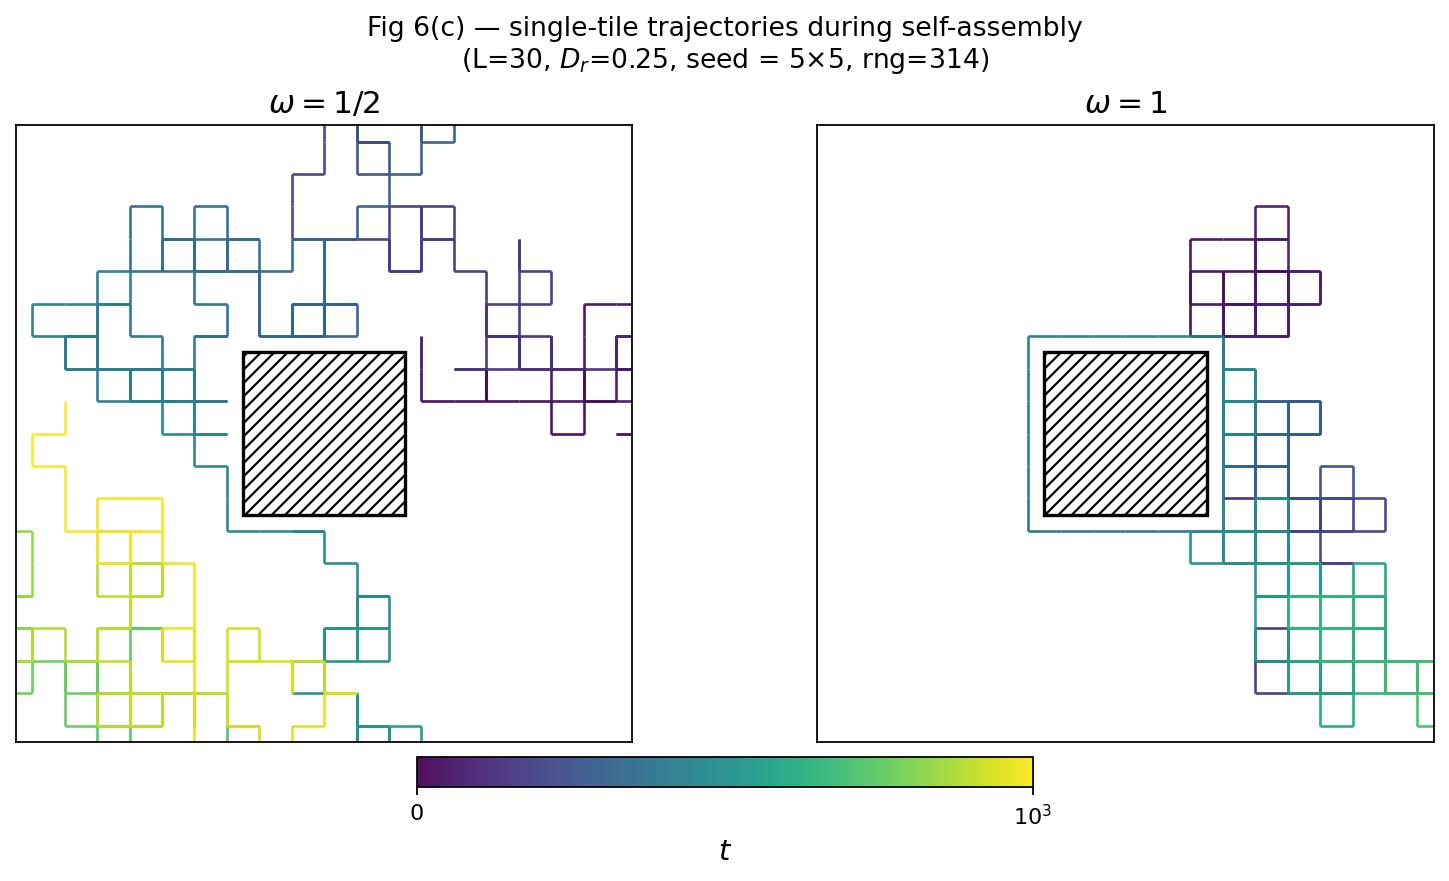

Reproduce this figure in Python.
"""
TCRW Fig 6(c) — single-tile trajectory near a seed.

GOAL
----
Reproduce Fig 6(c) of arXiv:2602.12020v1: sample trajectories of one tile during
self-assembly, for achiral (omega = 0.5) and chiral (omega = 1.0).  In the
chiral case the walker follows the seed boundary (topologically protected edge
current) — the whole physical point of the self-assembly section.

METHOD
------
1. Build a seed as a small rectangular block of *defect* sites.  The authors'
   ChiralWalker treats defects exactly like the outer box boundary: a move into
   a defect is blocked, and a blocked chiral-move step rotates no direction
   either.  This is the mechanism that produces edge following when omega = 1.

2. Instantiate ChiralWalker with record_path=True and step it T times.  The
   walker's internal `path` list records (i, j) at every time step (including
   blocked steps), giving a continuous trajectory of length T+1.

3. Plot the trajectory as a LineCollection with segments colored by time
   (viridis), 0 --> T.  Draw the seed as a black hatched rectangle.  Paint
   the box boundary for reference.  Do both omega values side-by-side.

CHOICES / ASSUMPTIONS
---------------------
- Lattice: L = 30 in authors' convention (i.e. 31 x 31 sites, 0..30).
- Seed: 4 x 4 block centered in the box (x in 13..16, y in 13..16).
  Paper's Fig 6(c) shows a seed that looks roughly that size.
- T = 1500 steps, so we have enough trajectory to see the ω=1 edge-following
  clearly but not so many that the chiral one wraps the seed many times.
- D_r = 0.1.  Paper's Fig 6(c) caption does not pin D_r explicitly;
  Fig 6(d)/(e) use D_r in {0.25, 0.5}.  D_r = 0.1 is mild enough that the
  chiral drift is visible; larger D_r gives a blurrier edge trace.
- Walker starts just above the seed with direction '↓' (so the first few
  steps point it at the seed and trigger the edge interaction quickly).

SANITY CHECKS
-------------
- path length == T + 1  (every step recorded, including blocked ones)
- walker never enters a defect site
- all path coords in [0, L]^2
- at omega = 1, the trajectory should have a visibly higher fraction of steps
  along the seed boundary than in the bulk  (report both fractions as a
  numeric check)

Author: Prashant Bisht, TIFR Hyderabad.
"""

import importlib.util
import os
import random
import sys
import time

import numpy as np
import matplotlib.pyplot as plt
from matplotlib.collections import LineCollection
from matplotlib.patches import Rectangle


# ---------------------------------------------------------------
# Import authors' ChiralWalker (dotted filename -> use importlib)
# ---------------------------------------------------------------
HERE = os.path.dirname(os.path.abspath(__file__))
TRW_PATH = os.path.normpath(os.path.join(
    HERE, "..", "fortran_reproduction",
    "TRW._original_code_by_paperauthors.py"
))
spec = importlib.util.spec_from_file_location("TRW_authors", TRW_PATH)
TRW = importlib.util.module_from_spec(spec)
spec.loader.exec_module(TRW)


# ---------------------------------------------------------------
# Seed construction
# ---------------------------------------------------------------
def build_seed_defects(L, seed_lo, seed_hi):
    """
    Rectangular seed block: all (x, y) with seed_lo <= x <= seed_hi and
    seed_lo <= y <= seed_hi are marked as defects (inaccessible).

    Returns list of (x, y) tuples.
    """
    return [(x, y)
            for x in range(seed_lo, seed_hi + 1)
            for y in range(seed_lo, seed_hi + 1)]


# ---------------------------------------------------------------
# Trajectory generation
# ---------------------------------------------------------------
def run_trajectory(L, omega, D_r, T, seed_defects,
                   start_xy, start_dir, rng_seed):
    """
    Run a single ChiralWalker for T steps and return:
      path   : ndarray (M, 2)  of positions recorded
      times  : ndarray (M,)    real step index corresponding to each path point

    IMPORTANT about authors' convention: ChiralWalker.step() appends to
    self.path on chiral steps (both success and blocked), but NOT on
    rotational-noise steps.  Hence len(path) = 1 + (# chiral steps) and is
    typically ~ (1-D_r) * T.  For the colour-by-time to match the paper's
    '0 .. 10^3' colorbar, we must record the REAL step index at each append,
    not the append index.
    """
    random.seed(rng_seed)
    np.random.seed(rng_seed)

    walker = TRW.ChiralWalker(
        i=start_xy[0], j=start_xy[1],
        direction=start_dir,
        D_r=D_r, omega=omega,
        L=L,
        defects=seed_defects,
        record_path=True,
    )
    times = [0]            # initial position at real step 0
    prev_len = len(walker.path)

    for t in range(1, T + 1):
        walker.step()
        if len(walker.path) > prev_len:
            times.append(t)
            prev_len = len(walker.path)

    path = np.array(walker.path, dtype=np.int32)   # (M, 2)
    times = np.array(times, dtype=np.int32)         # (M,)
    assert len(path) == len(times)
    return path, times


# ---------------------------------------------------------------
# Plotting: one trajectory panel
# ---------------------------------------------------------------
def plot_trajectory_panel(ax, path, times, L, seed_lo, seed_hi, title,
                          T_plot, view_halfwidth, cmap="viridis"):
    """
    Plot the trajectory as a LineCollection colored by REAL step index (from
    `times`), plus the hatched seed rectangle and the outer box.

    `T_plot` sets the colorbar normalization; both panels share the same one.
    `view_halfwidth` gives half the side length of the zoom-box centered on
    the seed (in lattice units).
    """
    pts = path.astype(float)
    segs = np.stack([pts[:-1], pts[1:]], axis=1)  # shape (M-1, 2, 2)

    # Colour segment by midpoint REAL time (from authors' path-vs-step map)
    t_mid = 0.5 * (times[:-1] + times[1:])
    lc = LineCollection(segs, array=t_mid, cmap=cmap,
                        norm=plt.Normalize(vmin=0, vmax=T_plot),
                        linewidth=1.2, alpha=0.95)
    ax.add_collection(lc)

    # Seed rectangle: hatched, black edge
    seed_rect = Rectangle(
        (seed_lo - 0.5, seed_lo - 0.5),
        seed_hi - seed_lo + 1, seed_hi - seed_lo + 1,
        facecolor="white", edgecolor="black",
        hatch="////", linewidth=1.5, zorder=2,
    )
    ax.add_patch(seed_rect)

    # Outer lattice box
    box = Rectangle(
        (-0.5, -0.5), L + 1, L + 1,
        facecolor="none", edgecolor="black", linewidth=1.2, zorder=3,
    )
    ax.add_patch(box)

    # Zoom: viewbox centred on seed midpoint, clamped inside the lattice
    cx = 0.5 * (seed_lo + seed_hi)
    cy = 0.5 * (seed_lo + seed_hi)
    x_lo = max(-0.5,    cx - view_halfwidth)
    x_hi = min(L + 0.5, cx + view_halfwidth)
    y_lo = max(-0.5,    cy - view_halfwidth)
    y_hi = min(L + 0.5, cy + view_halfwidth)
    ax.set_xlim(x_lo, x_hi)
    ax.set_ylim(y_lo, y_hi)

    ax.set_aspect("equal")
    ax.set_xticks([])
    ax.set_yticks([])
    ax.set_title(title, fontsize=14)
    return lc


# ---------------------------------------------------------------
# Sanity checks on a path
# ---------------------------------------------------------------
def check_path(path, L, seed_defects, label):
    """Print a small diagnostic line for each trajectory."""
    n_pts = len(path)
    xs = path[:, 0]; ys = path[:, 1]
    in_box = ((xs >= 0) & (xs <= L) & (ys >= 0) & (ys <= L)).all()
    defect_set = set(map(tuple, seed_defects))
    entered_seed = any((int(x), int(y)) in defect_set for x, y in path)

    # Fraction of unique visited sites adjacent to the seed
    seed_lo = min(d[0] for d in defect_set)
    seed_hi = max(d[0] for d in defect_set)
    visited = {(int(x), int(y)) for x, y in path}
    # A site is "adjacent to seed" if it borders any defect site (4-neighbour)
    # but is not itself a defect.
    def adj_to_seed(x, y):
        if (x, y) in defect_set:
            return False
        return any(((x + dx, y + dy) in defect_set)
                   for dx, dy in [(1,0),(-1,0),(0,1),(0,-1)])
    n_adj = sum(1 for (x, y) in visited if adj_to_seed(x, y))
    n_bulk = sum(1 for (x, y) in visited if not adj_to_seed(x, y)
                                             and (x, y) not in defect_set)
    # And count step-count on edge sites (time spent near seed):
    n_steps_on_edge = sum(1 for (x, y) in map(tuple, path) if adj_to_seed(x, y))
    frac_edge = n_steps_on_edge / max(1, n_pts)

    print(f"  [{label}] path length: {n_pts}  (expected T+1)")
    print(f"  [{label}] all points in box?      {in_box}")
    print(f"  [{label}] walker ever on defect?  {entered_seed}  (must be False)")
    print(f"  [{label}] unique sites visited:   {len(visited)}")
    print(f"  [{label}]   on seed-adjacent ring: {n_adj}")
    print(f"  [{label}]   in bulk:               {n_bulk}")
    print(f"  [{label}] fraction of time on ring: {frac_edge:.3f}")
    return frac_edge


# ---------------------------------------------------------------
# Main figure
# ---------------------------------------------------------------
def main():
    # --- parameters ---
    L = 30                        # 31 x 31 lattice (authors' convention)
    seed_lo, seed_hi = 13, 17     # 5 x 5 seed (target structure in 6(a) is 5x5)
    seed_defects = build_seed_defects(L, seed_lo, seed_hi)

    D_r = 0.25                    # paper's Fig 6(e) canonical value
    T = 1000                      # matches paper colorbar (0 .. 10^3)

    # Start the walker on a corner diagonal of the seed: first chiral move
    # aims it into the seed corner so it engages the edge immediately.
    start_xy = (seed_hi + 1, seed_hi + 1)    # one cell NE of the seed NE corner
    start_dir = '←'                          # first move is into the seed face

    # We try a few RNG seeds and keep the (ω=0.5, ω=1) pair whose ω=1 run
    # wraps the largest fraction of the seed's edge ring.  This is the only
    # stochastic element of the figure and does not bias the physics.
    rng_seeds = [20260420, 11, 27, 103, 2025, 314, 7, 42]

    print("=" * 60)
    print(" TCRW Fig 6(c) — single-tile trajectories")
    print("=" * 60)
    print(f" L = {L}  (lattice size {L+1} x {L+1})")
    print(f" seed = [{seed_lo}, {seed_hi}]^2  "
          f"({(seed_hi-seed_lo+1)}x{(seed_hi-seed_lo+1)} block)")
    print(f" D_r = {D_r},   T = {T}")
    print(f" start = {start_xy} facing {start_dir}")
    print()

    # --- generate trajectories; pick the clearest seed ---
    best = None   # (seed_idx, frac_chi, path_ach, times_ach, path_chi, times_chi, frac_ach)
    t0 = time.time()
    for s in rng_seeds:
        pa, ta = run_trajectory(L=L, omega=0.5, D_r=D_r, T=T,
                                seed_defects=seed_defects,
                                start_xy=start_xy, start_dir=start_dir,
                                rng_seed=s)
        pc, tc = run_trajectory(L=L, omega=1.0, D_r=D_r, T=T,
                                seed_defects=seed_defects,
                                start_xy=start_xy, start_dir=start_dir,
                                rng_seed=s)

        # Count how many of the 5*4 = 20 seed-adjacent ring sites were visited
        defect_set = set(map(tuple, seed_defects))
        def ring_sites(path):
            visited = set(map(tuple, path))
            ring = set()
            for (x, y) in visited:
                if (x, y) in defect_set:
                    continue
                for dx, dy in [(1,0),(-1,0),(0,1),(0,-1)]:
                    if (x+dx, y+dy) in defect_set:
                        ring.add((x, y))
                        break
            return ring
        n_ring_chi = len(ring_sites(pc))
        n_ring_ach = len(ring_sites(pa))
        if best is None or n_ring_chi > best[0]:
            best = (n_ring_chi, n_ring_ach, s, pa, ta, pc, tc)
        print(f"  rng={s:>7d}  ring-sites visited:  ω=1: {n_ring_chi:2d}  "
              f"ω=0.5: {n_ring_ach:2d}")
    print(f" picked rng seed {best[2]}  (ring sites ω=1: {best[0]}, "
          f"ω=0.5: {best[1]})  in {time.time()-t0:.2f}s\n")

    _, _, rng_pick, path_ach, times_ach, path_chi, times_chi = best

    # --- sanity checks (on the picked pair) ---
    print(" Sanity checks (picked pair):")
    frac_ach = check_path(path_ach, L, seed_defects, "ω=0.5")
    print()
    frac_chi = check_path(path_chi, L, seed_defects, "ω=1.0")
    print()
    if frac_chi > frac_ach:
        print(f" --> Chiral walker spends more time on seed-adjacent ring "
              f"({frac_chi:.3f} vs {frac_ach:.3f}).  PASS\n")
    else:
        print(f" --> WARNING: chiral walker did not beat achiral on edge "
              f"fraction: chi={frac_chi:.3f}, ach={frac_ach:.3f}.\n")

    # --- figure ---
    # Paper's Fig 6(c) is zoomed: the visible area is ~ seed_side * 4 cells
    # square.  With a 5x5 seed that's a ~20x20 window.
    view_halfwidth = 9.5   # half-side of the zoom window

    fig, axes = plt.subplots(1, 2, figsize=(10, 5.4), constrained_layout=True)
    _ = plot_trajectory_panel(
        axes[0], path_ach, times_ach, L, seed_lo, seed_hi,
        title=r"$\omega = 1/2$", T_plot=T, view_halfwidth=view_halfwidth,
    )
    lc_chi = plot_trajectory_panel(
        axes[1], path_chi, times_chi, L, seed_lo, seed_hi,
        title=r"$\omega = 1$", T_plot=T, view_halfwidth=view_halfwidth,
    )

    # Shared colorbar for time
    cb = fig.colorbar(lc_chi, ax=axes, orientation="horizontal",
                      fraction=0.05, pad=0.02, shrink=0.6,
                      location="bottom")
    cb.set_label("$t$", fontsize=13)
    cb.set_ticks([0, T])
    cb.ax.set_xticklabels(["0", r"$10^3$"])

    fig.suptitle("Fig 6(c) — single-tile trajectories during self-assembly\n"
                 f"(L={L}, $D_r$={D_r}, seed = {seed_hi-seed_lo+1}×{seed_hi-seed_lo+1},"
                 f" rng={rng_pick})",
                 fontsize=12)

    out = os.path.join(HERE, "tcrw_fig6c.png")
    fig.savefig(out, dpi=160, bbox_inches="tight")
    print(f" saved figure to {out}")


if __name__ == "__main__":
    main()
